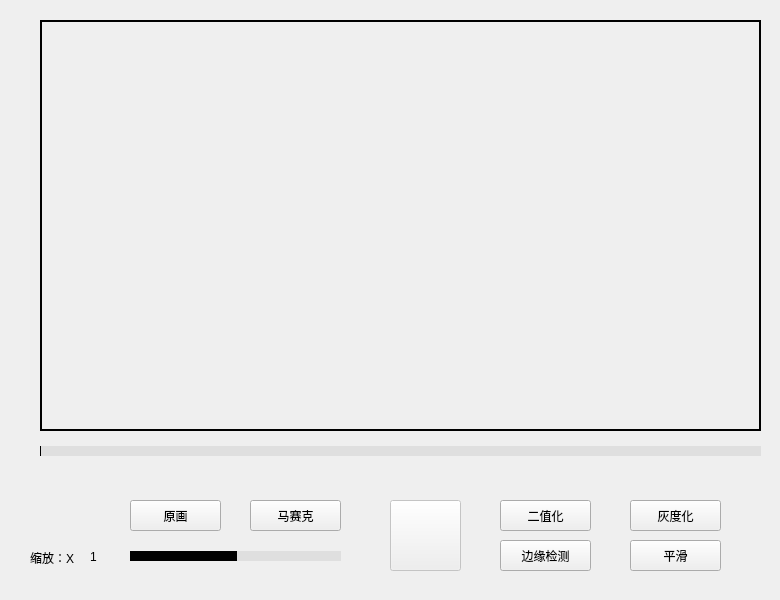
    <widget class="QWidget" name="tab_2">
     <attribute name="title">
      <string>视频处理</string>
     </attribute>
     <widget class="QWidget" name="label_widget" native="true">
      <property name="geometry">
       <rect>
        <x>20</x>
        <y>10</y>
        <width>751</width>
        <height>581</height>
       </rect>
      </property>
      <widget class="QSlider" name="horizontalSlider_suofang">
       <property name="geometry">
        <rect>
         <x>110</x>
         <y>531</y>
         <width>211</width>
         <height>31</height>
        </rect>
       </property>
       <property name="styleSheet">
        <string notr="true">QSlider::add-page:Horizontal
     {     
        background-color: rgb(223, 223, 223);
        height:4px;
     }
     QSlider::sub-page:Horizontal 
    {
        background-color:black;
        height:4px;
     }
    QSlider::groove:Horizontal 
    {
        background:transparent;
        height:10px;
		border-radius: 5px;
    }
    QSlider::handle:Horizontal 
    {
        height: 20px;
        width:20px;
        border-image: url(:/myImage/image/slide.png);
        margin: -8 0px;
    }</string>
       </property>
       <property name="maximum">
        <number>200</number>
       </property>
       <property name="value">
        <number>100</number>
       </property>
       <property name="orientation">
        <enum>Qt::Horizontal</enum>
       </property>
      </widget>
      <widget class="QLabel" name="label_11">
       <property name="geometry">
        <rect>
         <x>20</x>
         <y>10</y>
         <width>721</width>
         <height>411</height>
        </rect>
       </property>
       <property name="frameShape">
        <enum>QFrame::WinPanel</enum>
       </property>
       <property name="text">
        <string/>
       </property>
      </widget>
      <widget class="QLabel" name="label_13">
       <property name="geometry">
        <rect>
         <x>10</x>
         <y>540</y>
         <width>51</width>
         <height>16</height>
        </rect>
       </property>
       <property name="text">
        <string>缩放：X</string>
       </property>
      </widget>
      <widget class="QLabel" name="label_suofangvalue">
       <property name="geometry">
        <rect>
         <x>70</x>
         <y>539</y>
         <width>31</width>
         <height>16</height>
        </rect>
       </property>
       <property name="text">
        <string>1</string>
       </property>
      </widget>
      <widget class="QPushButton" name="pushButton_11">
       <property name="geometry">
        <rect>
         <x>480</x>
         <y>490</y>
         <width>91</width>
         <height>31</height>
        </rect>
       </property>
       <property name="text">
        <string>二值化</string>
       </property>
      </widget>
      <widget class="QPushButton" name="pushButton_2">
       <property name="geometry">
        <rect>
         <x>230</x>
         <y>490</y>
         <width>91</width>
         <height>31</height>
        </rect>
       </property>
       <property name="text">
        <string>马赛克</string>
       </property>
      </widget>
      <widget class="QPushButton" name="pushButton_10">
       <property name="geometry">
        <rect>
         <x>610</x>
         <y>530</y>
         <width>91</width>
         <height>31</height>
        </rect>
       </property>
       <property name="text">
        <string>平滑</string>
       </property>
      </widget>
      <widget class="QPushButton" name="pushButton_9">
       <property name="geometry">
        <rect>
         <x>480</x>
         <y>530</y>
         <width>91</width>
         <height>31</height>
        </rect>
       </property>
       <property name="text">
        <string>边缘检测</string>
       </property>
      </widget>
      <widget class="QPushButton" name="pushButton_7">
       <property name="geometry">
        <rect>
         <x>610</x>
         <y>490</y>
         <width>91</width>
         <height>31</height>
        </rect>
       </property>
       <property name="text">
        <string>灰度化</string>
       </property>
      </widget>
      <widget class="QPushButton" name="pushButton_8">
       <property name="geometry">
        <rect>
         <x>110</x>
         <y>490</y>
         <width>91</width>
         <height>31</height>
        </rect>
       </property>
       <property name="text">
        <string>原画</string>
       </property>
      </widget>
      <widget class="QPushButton" name="pushButton_6">
       <property name="enabled">
        <bool>false</bool>
       </property>
       <property name="geometry">
        <rect>
         <x>370</x>
         <y>490</y>
         <width>71</width>
         <height>71</height>
        </rect>
       </property>
       <property name="layoutDirection">
        <enum>Qt::LeftToRight</enum>
       </property>
       <property name="autoFillBackground">
        <bool>false</bool>
       </property>
       <property name="styleSheet">
        <string notr="true">background-image: url(:/myImage/image/start.png);</string>
       </property>
       <property name="text">
        <string/>
       </property>
      </widget>
      <widget class="QSlider" name="VideohorizontalSlider_2">
       <property name="geometry">
        <rect>
         <x>20</x>
         <y>431</y>
         <width>721</width>
         <height>21</height>
        </rect>
       </property>
       <property name="styleSheet">
        <string notr="true">QSlider::add-page:Horizontal
     {     
        background-color: rgb(223, 223, 223);
        height:4px;
     }
     QSlider::sub-page:Horizontal 
    {
        background-color:black;
        height:4px;
     }
    QSlider::groove:Horizontal 
    {
        background:transparent;
        height:10px;
		border-radius: 5px;
    }
    QSlider::handle:Horizontal 
    {
        height: 25px;
        width:25px;
        border-image: url(:/myImage/image/handle2.png);
        margin: -8 0px;
    }</string>
       </property>
       <property name="orientation">
        <enum>Qt::Horizontal</enum>
       </property>
      </widget>
      <widget class="QLabel" name="label_12">
       <property name="geometry">
        <rect>
         <x>20</x>
         <y>460</y>
         <width>81</width>
         <height>16</height>
        </rect>
       </property>
       <property name="text">
        <string/>
       </property>
      </widget>
     </widget>
    </widget>
